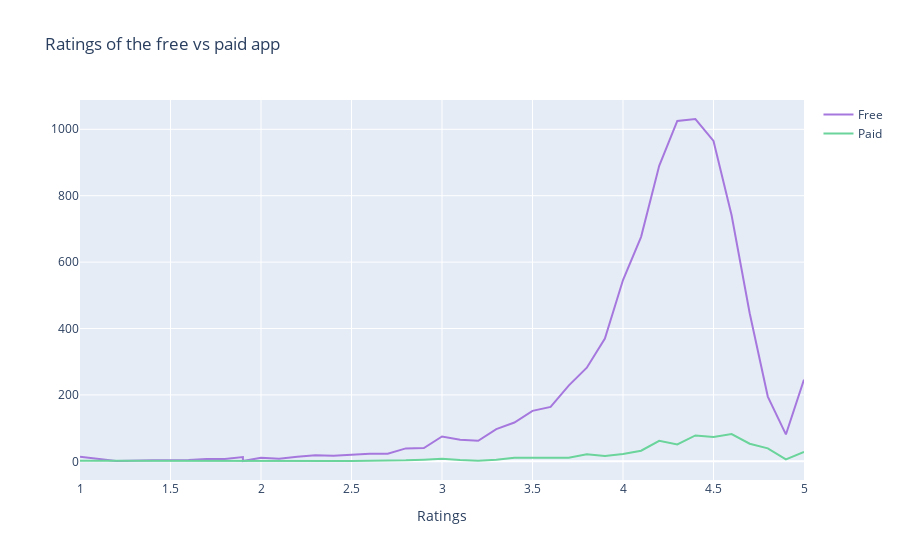

The code cell stored with this chart in its notebook:
### Code cell
col='Rating'
v1=d1[col].value_counts().reset_index()
v1=v1.rename(columns={col:'count','index':col})
v1['percent']=v1['count'].apply(lambda x : 100*x/sum(v1['count']))
v1=v1.astype(str).sort_values(col)
v2=d2[col].value_counts().reset_index()
v2=v2.rename(columns={col:'count','index':col})
v2['percent']=v2['count'].apply(lambda x : 100*x/sum(v2['count']))
v2=v2.sort_values(col)
trace1 = go.Scatter(x=v1[col], y=v1["count"], name="Free", marker=dict(color="#a678de"))
trace2 = go.Scatter(x=v2[col], y=v2["count"], name="Paid", marker=dict(color="#6ad49b"))
y = [trace1, trace2]
layout={'title':"Ratings of the free vs paid app",'xaxis':{'title':"Ratings"}}
fig = go.Figure(data=y, layout=layout)
iplot(fig)

### Figure 1 — Plotly figure (JSON) as saved in the notebook; plotly's stock layout.template omitted (floating-point values rounded to 4 significant figures)
{"data": [{"marker": {"color": "#a678de"}, "name": "Free", "type": "scatter", "x": ["1.0", "1.2", "1.4", "1.5", "1.6", "1.7", "1.8", "1.9", "1.9", "2.0", "2.1", "2.2", "2.3", "2.4", "2.5", "2.6", "2.7", "2.8", "2.9", "3.0", "3.1", "3.2", "3.3", "3.4", "3.5", "3.6", "3.7", "3.8", "3.9", "4.0", "4.1", "4.2", "4.3", "4.4", "4.5", "4.6", "4.7", "4.8", "4.9", "5.0"], "y": ["14", "1", "3", "3", "4", "7", "7", "13", "1", "11", "8", "14", "18", "17", "20", "23", "23", "39", "40", "75", "65", "62", "97", "117", "152", "164", "228", "282", "370", "546", "676", "890", "1025", "1031", "965", "741", "446", "195", "81", "246"]}, {"marker": {"color": "#6ad49b"}, "name": "Paid", "type": "scatter", "x": [1, 1.7, 1.8, 2, 2.3, 2.4, 2.5, 2.6, 2.7, 2.8, 2.9, 3, 3.1, 3.2, 3.3, 3.4, 3.5, 3.6, 3.7, 3.8, 3.9, 4, 4.1, 4.2, 4.3, 4.4, 4.5, 4.6, 4.7, 4.8, 4.9, 5], "y": [2, 1, 1, 1, 2, 2, 1, 2, 2, 3, 5, 8, 4, 2, 5, 11, 11, 10, 11, 21, 16, 22, 32, 62, 51, 78, 73, 82, 53, 39, 6, 28]}], "layout": {"title": {"text": "Ratings of the free vs paid app"}, "xaxis": {"title": {"text": "Ratings"}}}}
